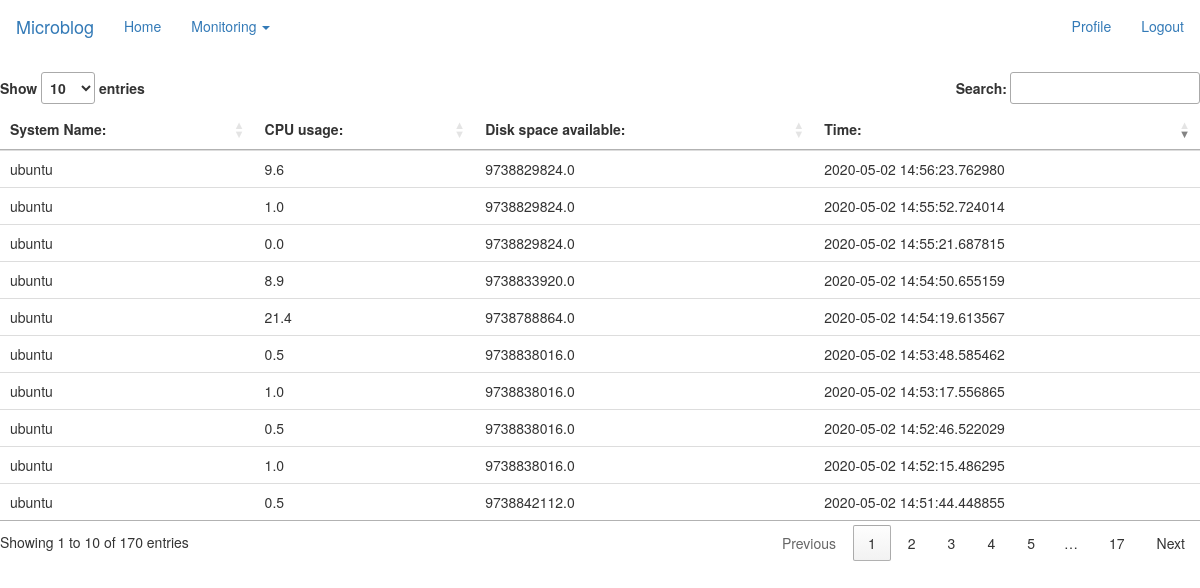
Before: /index (signed in) with the older database file.
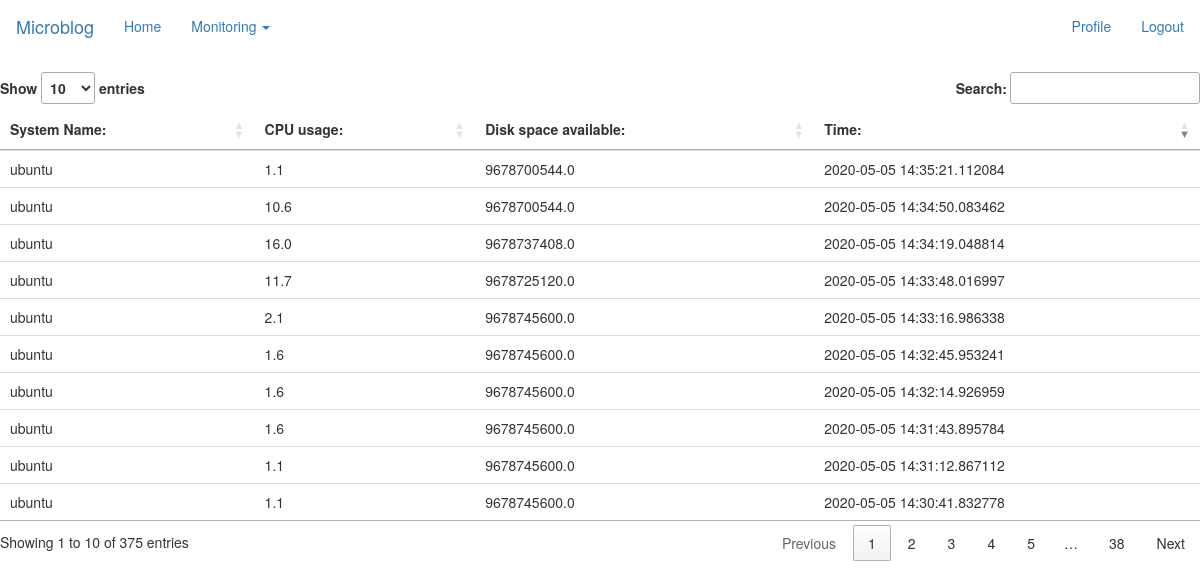
After: the same page with the newer database file.
### app/models.py (models this page shows, shortened)
class System(db.Model):
    id = db.Column(db.Integer, primary_key=True, autoincrement=True)
    system_id = db.Column(db.String(140))
    timestamp = db.Column(db.DateTime, index=True, default=datetime.utcnow)
    cpu_usage = db.Column(db.Float)
    cpu_temp = db.Column(db.Float)
    disk_free= db.Column(db.Float)
    disk_used= db.Column(db.Float)
    disk_percent = db.Column(db.Float)

### app/routes.py (the view)
@app.route('/')
@app.route('/index', methods=['GET'])
@login_required
def index():
    systems = db.session.query(System.system_id, System.cpu_usage, System.timestamp, System.disk_free).all()
    return render_template('index.html', title='Home', systems=systems)

### app/models.py (called while the page is built)
@login.user_loader
def load_user(id):
    return User.query.get(int(id))

### app/routes.py (called while the page is built)
@app.before_request
def before_request():
    if current_user.is_authenticated:
        current_user.last_seen = datetime.utcnow()
        db.session.commit()

### app/templates/index.html (shortened to what this page needs)
{% extends "base.html" %}
{% block content %}
<head>
    <link rel="stylesheet" type="text/css" href="https://cdn.datatables.net/1.10.20/css/jquery.dataTables.css">
</head>
<body>
<table id="systemTable" class=table table-hover">
<thead valign="top">
<th>System Name:</th>
<th>CPU usage:</th>
<th>Disk space available:</th>
<th>Time:</th>
</thead>
<tbody>
{% for system in systems[1:]%}
<tr>
    <td>{{system.system_id}}</td>
    <td>{{system.cpu_usage}}</td>
    <td>{{system.disk_free}}</td>
    <td>{{system.timestamp}}</td>
</tr>
{% endfor %}
</tbody>
</table>
</body>
{% endblock %}

Changed rows visible on the page:
no longer on this page (row unchanged): System: system_id "ubuntu", cpu_usage "0.5", disk_free "9738842112.0", timestamp "2020-05-02 14:51:44.448855"
no longer on this page (row unchanged): System: system_id "ubuntu", cpu_usage "1.0", disk_free "9738838016.0", timestamp "2020-05-02 14:52:15.486295"
no longer on this page (row unchanged): System: system_id "ubuntu", cpu_usage "0.5", disk_free "9738838016.0", timestamp "2020-05-02 14:52:46.522029"
no longer on this page (row unchanged): System: system_id "ubuntu", cpu_usage "1.0", disk_free "9738838016.0", timestamp "2020-05-02 14:53:17.556865"
no longer on this page (row unchanged): System: system_id "ubuntu", cpu_usage "0.5", disk_free "9738838016.0", timestamp "2020-05-02 14:53:48.585462"
no longer on this page (row unchanged): System: system_id "ubuntu", cpu_usage "21.4", disk_free "9738788864.0", timestamp "2020-05-02 14:54:19.613567"
no longer on this page (row unchanged): System: system_id "ubuntu", cpu_usage "8.9", disk_free "9738833920.0", timestamp "2020-05-02 14:54:50.655159"
no longer on this page (row unchanged): System: system_id "ubuntu", cpu_usage "0.0", disk_free "9738829824.0", timestamp "2020-05-02 14:55:21.687815"
no longer on this page (row unchanged): System: system_id "ubuntu", cpu_usage "1.0", disk_free "9738829824.0", timestamp "2020-05-02 14:55:52.724014"
no longer on this page (row unchanged): System: system_id "ubuntu", cpu_usage "9.6", disk_free "9738829824.0", timestamp "2020-05-02 14:56:23.762980"
added System: system_id "ubuntu", cpu_usage "1.1", disk_free "9678745600.0", timestamp "2020-05-05 14:30:41.832778"
added System: system_id "ubuntu", cpu_usage "1.1", disk_free "9678745600.0", timestamp "2020-05-05 14:31:12.867112"
added System: system_id "ubuntu", cpu_usage "1.6", disk_free "9678745600.0", timestamp "2020-05-05 14:31:43.895784"
added System: system_id "ubuntu", cpu_usage "1.6", disk_free "9678745600.0", timestamp "2020-05-05 14:32:14.926959"
added System: system_id "ubuntu", cpu_usage "1.6", disk_free "9678745600.0", timestamp "2020-05-05 14:32:45.953241"
added System: system_id "ubuntu", cpu_usage "2.1", disk_free "9678745600.0", timestamp "2020-05-05 14:33:16.986338"
added System: system_id "ubuntu", cpu_usage "11.7", disk_free "9678725120.0", timestamp "2020-05-05 14:33:48.016997"
added System: system_id "ubuntu", cpu_usage "16.0", disk_free "9678737408.0", timestamp "2020-05-05 14:34:19.048814"
added System: system_id "ubuntu", cpu_usage "10.6", disk_free "9678700544.0", timestamp "2020-05-05 14:34:50.083462"
added System: system_id "ubuntu", cpu_usage "1.1", disk_free "9678700544.0", timestamp "2020-05-05 14:35:21.112084"
Other visible differences:
text written by a page script: "Show entries Search: Showing 1 to 10 of 170 entries Previous 1 2 3 4 5 … 17 Next" → "Show entries Search: Showing 1 to 10 of 375 entries Previous 1 2 3 4 5 … 38 Next"
